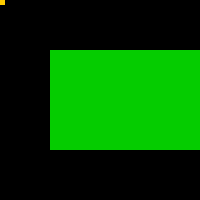
Frame 1 (no input)
Frame 60 (the mouse pressed at the canvas centre just before this capture): identical to frame 1, image omitted
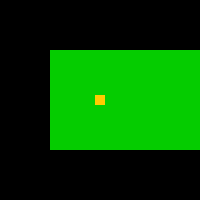
Frame 120 (the mouse held since frame 60 and released just before this capture)

The Processing sketch that drew these frames (run headless with seeded random() and noise(); from frame 60 on, the mouse is pressed at the canvas centre):

// Processing sketch: processing_68403
// ── processing_68403.pde

void setup() {
  size(200, 200);
  noStroke();
  noCursor();
  fill(255, 204, 0);
  rect(10, 10, 10, 10);
}

void draw () {
  background(0);
  rect(50, 50, 20, 10);
  fill(5, 204, 0);
  rect(50, 50, 200, 100);
  fill(255, 204, 0);
  rect(mouseX-5, mouseY-5, 10, 10);
}
